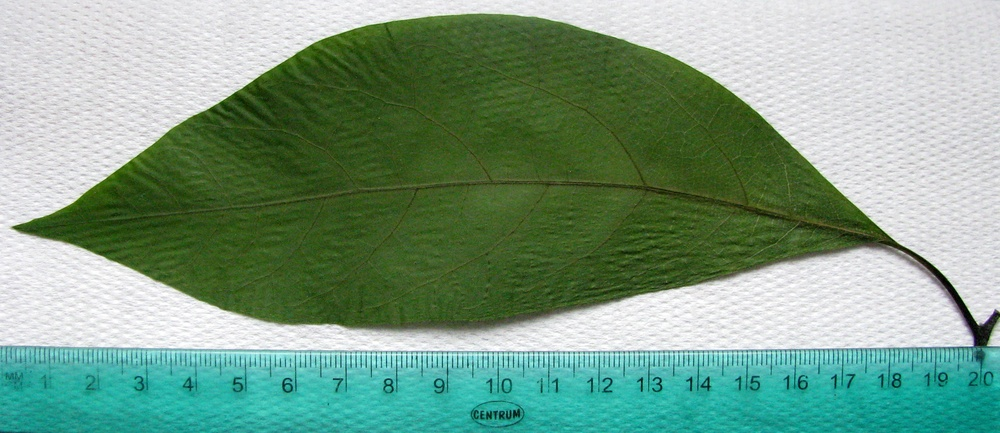
#> input picture data/raw/leaf1.jpg, 1000 x 433 px, shrunk from 3198 x 1386 before the run, found by its file name
$ python load_image.py
#> lines starting #> are read from the running program, lines starting #| are printed output that depends on the picture
import cv2
import matplotlib.pyplot as plt

# load image
image_path = 'data/raw/leaf1.jpg'
image = cv2.imread(image_path)
#> image is the input picture: shape (433, 1000, 3); mean B, G, R 135, 157.8, 124.3

if image is None:
    print(f"Error: Could not load image from {image_path}")
    print("Make sure the file exists!")
else:
    print(f"Success! Image loaded.")
    print(f"Image shape: {image.shape}")
#| Image shape: (433, 1000, 3)
    print(f"Height: {image.shape[0]} pixels")
#| Height: 433 pixels
    print(f"Width: {image.shape[1]} pixels")
#| Width: 1000 pixels
    print(f"Channels: {image.shape[2]} (BGR)")
#| Channels: 3 (BGR)

# Display
plt.figure(figsize=(10, 8))
plt.imshow(cv2.cvtColor(image, cv2.COLOR_BGR2RGB))
plt.title("First Real Leaf Image")
plt.axis("off")
plt.tight_layout()
plt.savefig('results/loaded_leaf.png')
plt.show()

# convert to grayscale
gray = cv2.cvtColor(image, cv2.COLOR_BGR2GRAY)
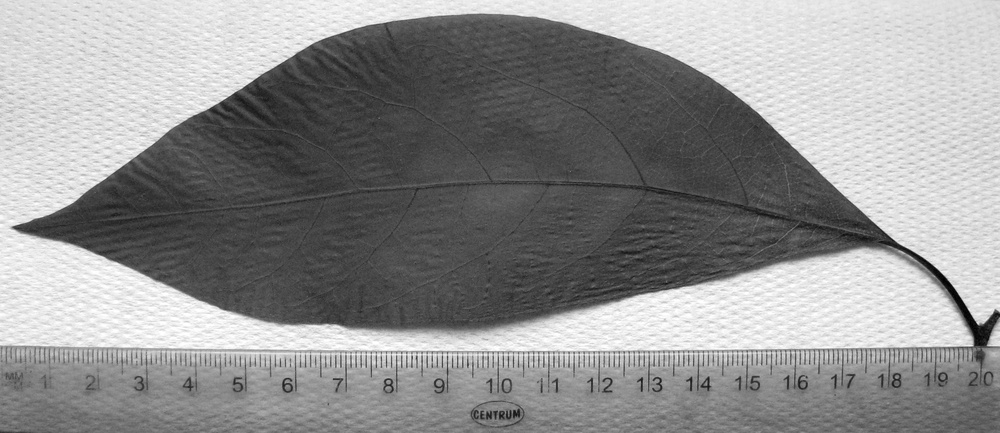
#> gray: shape (433, 1000); min 1, max 255, mean 145.2

plt.figure(figsize=(10, 8))
plt.imshow(gray, cmap='gray')
plt.title("Grayscale Version")
plt.axis("off")
plt.tight_layout()
plt.savefig('results/loaded_leaf_gray.png')
plt.show()

$ run again, with data/raw/leaf2.jpg copied over data/raw/leaf1.jpg
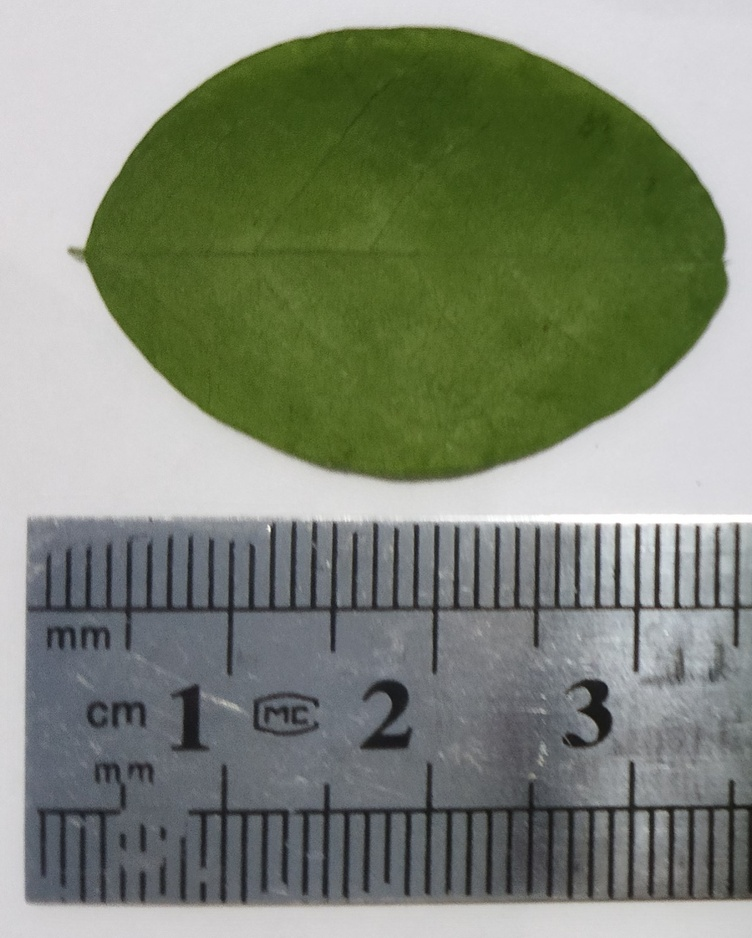
#> input picture data/raw/leaf2.jpg, 752 x 938 px, shrunk from 1215 x 1516 before the run, found by its file name
#> image is the input picture: shape (938, 752, 3); mean B, G, R 117.9, 134.5, 127.1
#| Image shape: (938, 752, 3)
#| Height: 938 pixels
#| Width: 752 pixels
#| Channels: 3 (BGR)
#> `gray = cv2.cvtColor(image, cv2.COLOR_BGR2GRAY)`:
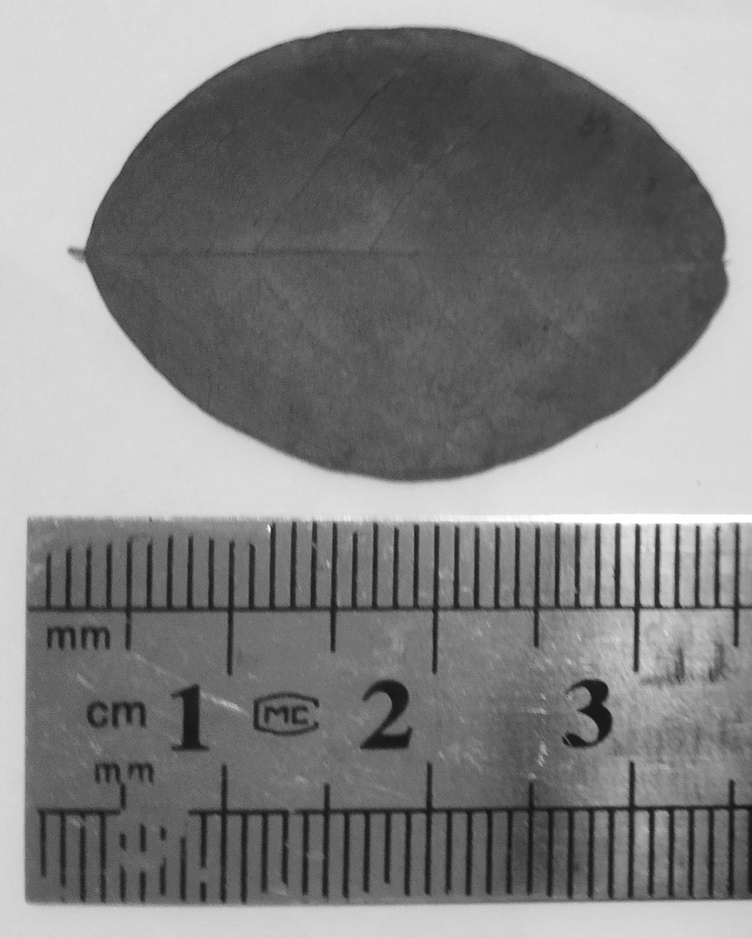
#> gray: shape (938, 752); min 17, max 255, mean 130.4

$ run again, with data/raw/leaf3.jpg copied over data/raw/leaf1.jpg
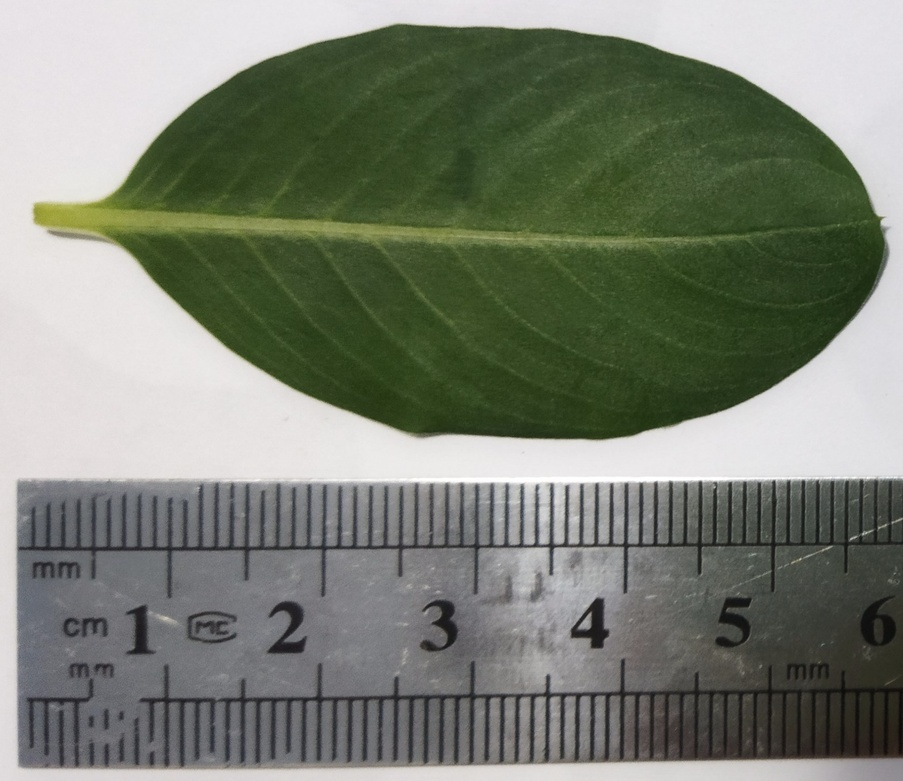
#> input picture data/raw/leaf3.jpg, 903 x 781 px, shrunk from 1676 x 1449 before the run, found by its file name
#> image is the input picture: shape (781, 903, 3); mean B, G, R 115.2, 127.9, 122.4
#| Image shape: (781, 903, 3)
#| Height: 781 pixels
#| Width: 903 pixels
#| Channels: 3 (BGR)
#> `gray = cv2.cvtColor(image, cv2.COLOR_BGR2GRAY)`:
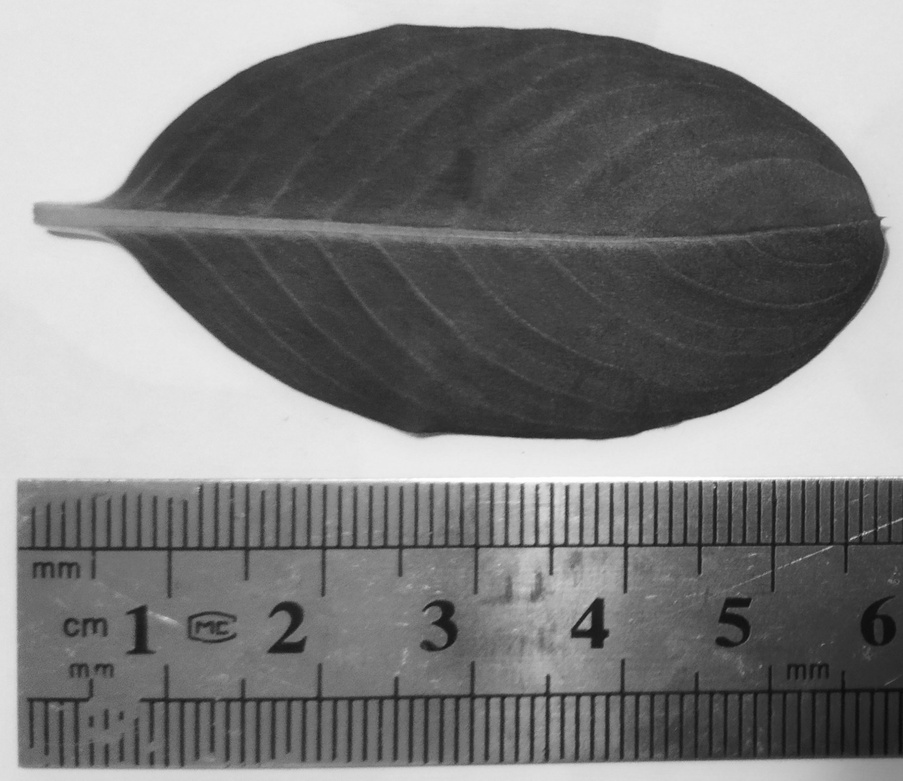
#> gray: shape (781, 903); min 9, max 255, mean 124.8
